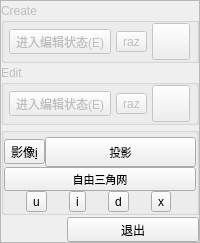
    <widget class="QFrame" name="frame">
     <property name="sizePolicy">
      <sizepolicy hsizetype="Fixed" vsizetype="Preferred">
       <horstretch>0</horstretch>
       <verstretch>0</verstretch>
      </sizepolicy>
     </property>
     <property name="frameShape">
      <enum>QFrame::StyledPanel</enum>
     </property>
     <property name="frameShadow">
      <enum>QFrame::Raised</enum>
     </property>
     <layout class="QGridLayout" name="gridLayout_12">
      <property name="leftMargin">
       <number>0</number>
      </property>
      <property name="topMargin">
       <number>2</number>
      </property>
      <property name="rightMargin">
       <number>0</number>
      </property>
      <property name="bottomMargin">
       <number>0</number>
      </property>
      <property name="horizontalSpacing">
       <number>0</number>
      </property>
      <property name="verticalSpacing">
       <number>2</number>
      </property>
      <item row="7" column="0" colspan="3">
       <spacer name="verticalSpacer">
        <property name="orientation">
         <enum>Qt::Vertical</enum>
        </property>
        <property name="sizeHint" stdset="0">
         <size>
          <width>20</width>
          <height>0</height>
         </size>
        </property>
       </spacer>
      </item>
      <item row="8" column="1" colspan="2">
       <widget class="QToolButton" name="exitButton">
        <property name="sizePolicy">
         <sizepolicy hsizetype="Minimum" vsizetype="Fixed">
          <horstretch>0</horstretch>
          <verstretch>0</verstretch>
         </sizepolicy>
        </property>
        <property name="toolTip">
         <string>退出 (F4)</string>
        </property>
        <property name="statusTip">
         <string>exit</string>
        </property>
        <property name="text">
         <string>退出</string>
        </property>
        <property name="icon">
         <iconset resource="../icones.qrc">
          <normaloff>:/CC/Stocker/images/stocker/signout.png</normaloff>:/CC/Stocker/images/stocker/signout.png</iconset>
        </property>
        <property name="iconSize">
         <size>
          <width>30</width>
          <height>30</height>
         </size>
        </property>
        <property name="toolButtonStyle">
         <enum>Qt::ToolButtonTextBesideIcon</enum>
        </property>
       </widget>
      </item>
      <item row="2" column="0" colspan="3">
       <widget class="QGroupBox" name="editGroupBox">
        <property name="enabled">
         <bool>false</bool>
        </property>
        <property name="title">
         <string>Edit</string>
        </property>
        <property name="flat">
         <bool>true</bool>
        </property>
        <layout class="QHBoxLayout" name="horizontalLayout_5">
         <property name="spacing">
          <number>0</number>
         </property>
         <property name="leftMargin">
          <number>0</number>
         </property>
         <property name="topMargin">
          <number>0</number>
         </property>
         <property name="rightMargin">
          <number>0</number>
         </property>
         <property name="bottomMargin">
          <number>0</number>
         </property>
         <item>
          <widget class="QToolButton" name="editExistToolButton">
           <property name="toolTip">
            <string>进入编辑状态 (E)</string>
           </property>
           <property name="text">
            <string>进入编辑状态(E)</string>
           </property>
           <property name="icon">
            <iconset resource="../icones.qrc">
             <normaloff>:/CC/Stocker/images/stocker/play.png</normaloff>:/CC/Stocker/images/stocker/play.png</iconset>
           </property>
           <property name="iconSize">
            <size>
             <width>29</width>
             <height>30</height>
            </size>
           </property>
           <property name="checkable">
            <bool>true</bool>
           </property>
           <property name="toolButtonStyle">
            <enum>Qt::ToolButtonIconOnly</enum>
           </property>
          </widget>
         </item>
         <item>
          <widget class="QToolButton" name="razExistButton">
           <property name="enabled">
            <bool>false</bool>
           </property>
           <property name="toolTip">
            <string>清除操作</string>
           </property>
           <property name="statusTip">
            <string>Clear</string>
           </property>
           <property name="text">
            <string>raz</string>
           </property>
           <property name="icon">
            <iconset resource="../icones.qrc">
             <normaloff>:/CC/Stocker/images/stocker/undo.png</normaloff>
             <disabledoff>:/CC/Stocker/images/stocker/undo_dis.png</disabledoff>:/CC/Stocker/images/stocker/undo.png</iconset>
           </property>
           <property name="iconSize">
            <size>
             <width>30</width>
             <height>30</height>
            </size>
           </property>
          </widget>
         </item>
         <item>
          <widget class="QToolButton" name="confirmExistToolButton">
           <property name="enabled">
            <bool>false</bool>
           </property>
           <property name="font">
            <font>
             <pointsize>8</pointsize>
            </font>
           </property>
           <property name="toolTip">
            <string>确认 (Enter)</string>
           </property>
           <property name="text">
            <string/>
           </property>
           <property name="icon">
            <iconset resource="../icones.qrc">
             <normaloff>:/CC/Stocker/images/stocker/checksolid.png</normaloff>:/CC/Stocker/images/stocker/checksolid.png</iconset>
           </property>
           <property name="iconSize">
            <size>
             <width>30</width>
             <height>30</height>
            </size>
           </property>
           <property name="checkable">
            <bool>false</bool>
           </property>
           <property name="toolButtonStyle">
            <enum>Qt::ToolButtonIconOnly</enum>
           </property>
          </widget>
         </item>
        </layout>
       </widget>
      </item>
      <item row="1" column="0" colspan="3">
       <widget class="QGroupBox" name="createGroupBox">
        <property name="enabled">
         <bool>false</bool>
        </property>
        <property name="title">
         <string>Create</string>
        </property>
        <property name="flat">
         <bool>true</bool>
        </property>
        <layout class="QHBoxLayout" name="horizontalLayout_4">
         <property name="spacing">
          <number>0</number>
         </property>
         <property name="leftMargin">
          <number>0</number>
         </property>
         <property name="topMargin">
          <number>0</number>
         </property>
         <property name="rightMargin">
          <number>0</number>
         </property>
         <property name="bottomMargin">
          <number>0</number>
         </property>
         <item>
          <widget class="QToolButton" name="editToolButton">
           <property name="toolTip">
            <string>进入编辑状态 (E)</string>
           </property>
           <property name="text">
            <string>进入编辑状态(E)</string>
           </property>
           <property name="icon">
            <iconset resource="../icones.qrc">
             <normaloff>:/CC/Stocker/images/stocker/play.png</normaloff>:/CC/Stocker/images/stocker/play.png</iconset>
           </property>
           <property name="iconSize">
            <size>
             <width>29</width>
             <height>30</height>
            </size>
           </property>
           <property name="checkable">
            <bool>true</bool>
           </property>
           <property name="toolButtonStyle">
            <enum>Qt::ToolButtonIconOnly</enum>
           </property>
          </widget>
         </item>
         <item>
          <widget class="QToolButton" name="razButton">
           <property name="enabled">
            <bool>false</bool>
           </property>
           <property name="toolTip">
            <string>清除操作</string>
           </property>
           <property name="statusTip">
            <string>Clear</string>
           </property>
           <property name="text">
            <string>raz</string>
           </property>
           <property name="icon">
            <iconset resource="../icones.qrc">
             <normaloff>:/CC/Stocker/images/stocker/undo.png</normaloff>
             <disabledoff>:/CC/Stocker/images/stocker/undo_dis.png</disabledoff>:/CC/Stocker/images/stocker/undo.png</iconset>
           </property>
           <property name="iconSize">
            <size>
             <width>30</width>
             <height>30</height>
            </size>
           </property>
          </widget>
         </item>
         <item>
          <widget class="QToolButton" name="confirmToolButton">
           <property name="enabled">
            <bool>false</bool>
           </property>
           <property name="font">
            <font>
             <pointsize>8</pointsize>
            </font>
           </property>
           <property name="toolTip">
            <string>确认 (Enter)</string>
           </property>
           <property name="text">
            <string/>
           </property>
           <property name="icon">
            <iconset resource="../icones.qrc">
             <normaloff>:/CC/Stocker/images/stocker/plussolid.png</normaloff>:/CC/Stocker/images/stocker/plussolid.png</iconset>
           </property>
           <property name="iconSize">
            <size>
             <width>30</width>
             <height>30</height>
            </size>
           </property>
           <property name="checkable">
            <bool>false</bool>
           </property>
           <property name="toolButtonStyle">
            <enum>Qt::ToolButtonIconOnly</enum>
           </property>
          </widget>
         </item>
        </layout>
       </widget>
      </item>
      <item row="3" column="0" colspan="3">
       <widget class="QGroupBox" name="groupBox_6">
        <property name="title">
         <string/>
        </property>
        <property name="flat">
         <bool>true</bool>
        </property>
        <layout class="QGridLayout" name="gridLayout_14">
         <property name="leftMargin">
          <number>0</number>
         </property>
         <property name="topMargin">
          <number>4</number>
         </property>
         <property name="rightMargin">
          <number>0</number>
         </property>
         <property name="bottomMargin">
          <number>0</number>
         </property>
         <property name="spacing">
          <number>0</number>
         </property>
         <item row="0" column="0">
          <widget class="QToolButton" name="showBeshImageToolButton">
           <property name="toolTip">
            <string>显示最佳视角影像(i)</string>
           </property>
           <property name="text">
            <string>影像&amp;i</string>
           </property>
           <property name="icon">
            <iconset resource="../icones.qrc">
             <normaloff>:/CC/Stocker/images/stocker/image.png</normaloff>:/CC/Stocker/images/stocker/image.png</iconset>
           </property>
           <property name="iconSize">
            <size>
             <width>30</width>
             <height>30</height>
            </size>
           </property>
           <property name="checkable">
            <bool>true</bool>
           </property>
           <property name="toolButtonStyle">
            <enum>Qt::ToolButtonTextBesideIcon</enum>
           </property>
          </widget>
         </item>
         <item row="0" column="1">
          <widget class="QToolButton" name="projectToImageToolButton">
           <property name="sizePolicy">
            <sizepolicy hsizetype="Preferred" vsizetype="Fixed">
             <horstretch>0</horstretch>
             <verstretch>0</verstretch>
            </sizepolicy>
           </property>
           <property name="minimumSize">
            <size>
             <width>0</width>
             <height>30</height>
            </size>
           </property>
           <property name="font">
            <font>
             <pointsize>8</pointsize>
            </font>
           </property>
           <property name="toolTip">
            <string>投影至影像</string>
           </property>
           <property name="statusTip">
            <string>project to image</string>
           </property>
           <property name="text">
            <string>投影</string>
           </property>
           <property name="icon">
            <iconset resource="../icones.qrc">
             <normaloff>:/CC/Stocker/images/stocker/doublerightarrow.png</normaloff>:/CC/Stocker/images/stocker/doublerightarrow.png</iconset>
           </property>
           <property name="iconSize">
            <size>
             <width>28</width>
             <height>30</height>
            </size>
           </property>
           <property name="toolButtonStyle">
            <enum>Qt::ToolButtonIconOnly</enum>
           </property>
          </widget>
         </item>
         <item row="1" column="0" colspan="2">
          <widget class="QToolButton" name="freeMeshToolButton">
           <property name="sizePolicy">
            <sizepolicy hsizetype="Preferred" vsizetype="Fixed">
             <horstretch>0</horstretch>
             <verstretch>0</verstretch>
            </sizepolicy>
           </property>
           <property name="font">
            <font>
             <pointsize>8</pointsize>
            </font>
           </property>
           <property name="toolTip">
            <string>转为自由三角网</string>
           </property>
           <property name="text">
            <string>自由三角网</string>
           </property>
           <property name="icon">
            <iconset resource="../icones.qrc">
             <normaloff>:/CC/Stocker/images/stocker/freemesh.png</normaloff>:/CC/Stocker/images/stocker/freemesh.png</iconset>
           </property>
           <property name="iconSize">
            <size>
             <width>30</width>
             <height>30</height>
            </size>
           </property>
           <property name="toolButtonStyle">
            <enum>Qt::ToolButtonTextBesideIcon</enum>
           </property>
          </widget>
         </item>
         <item row="2" column="0" colspan="2">
          <layout class="QHBoxLayout" name="horizontalLayout_6">
           <property name="spacing">
            <number>0</number>
           </property>
           <item>
            <widget class="QToolButton" name="csgUnionToolButton">
             <property name="toolTip">
              <string>CSG union</string>
             </property>
             <property name="text">
              <string>u</string>
             </property>
             <property name="icon">
              <iconset resource="../icones.qrc">
               <normaloff>:/CC/Stocker/images/stocker/csg_union.png</normaloff>:/CC/Stocker/images/stocker/csg_union.png</iconset>
             </property>
             <property name="iconSize">
              <size>
               <width>20</width>
               <height>20</height>
              </size>
             </property>
            </widget>
           </item>
           <item>
            <widget class="QToolButton" name="csgIntersectToolButton">
             <property name="toolTip">
              <string>CSG intersection</string>
             </property>
             <property name="text">
              <string>i</string>
             </property>
             <property name="icon">
              <iconset resource="../icones.qrc">
               <normaloff>:/CC/Stocker/images/stocker/csg_ints.png</normaloff>:/CC/Stocker/images/stocker/csg_ints.png</iconset>
             </property>
             <property name="iconSize">
              <size>
               <width>20</width>
               <height>20</height>
              </size>
             </property>
            </widget>
           </item>
           <item>
            <widget class="QToolButton" name="csgDiffToolButton">
             <property name="toolTip">
              <string>CSG difference</string>
             </property>
             <property name="text">
              <string>d</string>
             </property>
             <property name="icon">
              <iconset resource="../icones.qrc">
               <normaloff>:/CC/Stocker/images/stocker/csg_diff.png</normaloff>:/CC/Stocker/images/stocker/csg_diff.png</iconset>
             </property>
             <property name="iconSize">
              <size>
               <width>20</width>
               <height>20</height>
              </size>
             </property>
            </widget>
           </item>
           <item>
            <widget class="QToolButton" name="csgXorToolButton">
             <property name="toolTip">
              <string>CSG symmetric difference</string>
             </property>
             <property name="text">
              <string>x</string>
             </property>
             <property name="icon">
              <iconset resource="../icones.qrc">
               <normaloff>:/CC/Stocker/images/stocker/csg_symd.png</normaloff>:/CC/Stocker/images/stocker/csg_symd.png</iconset>
             </property>
             <property name="iconSize">
              <size>
               <width>20</width>
               <height>20</height>
              </size>
             </property>
            </widget>
           </item>
          </layout>
         </item>
        </layout>
       </widget>
      </item>
     </layout>
    </widget>
